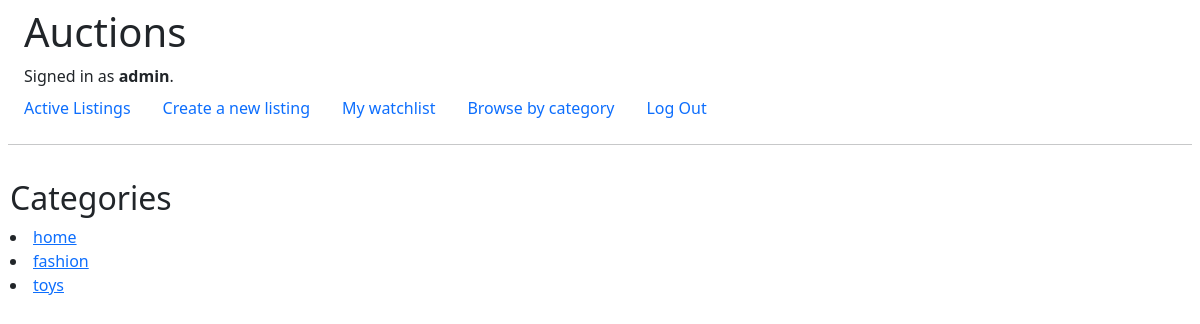
/categories (signed in), run on an earlier commit of the app's database.
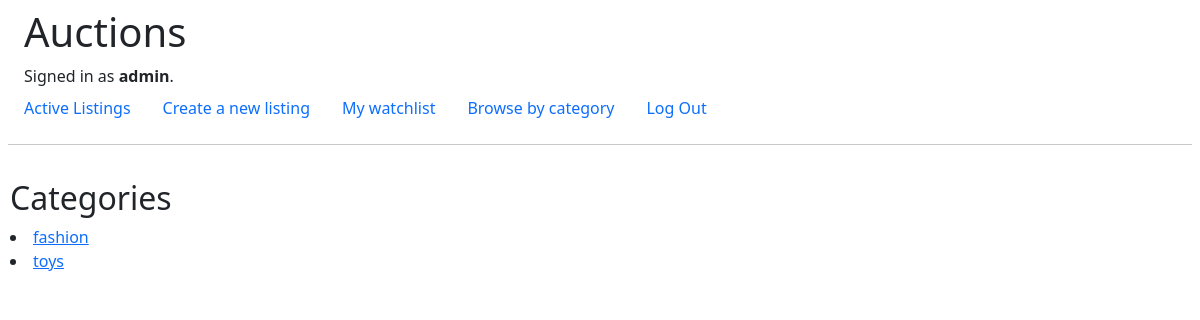
And on a later commit of the database.
### auctions/models.py (models this page shows, shortened)
class AuctionListing(models.Model):
    title = models.CharField(max_length=50)
    user = models.ForeignKey(User, on_delete=models.CASCADE, related_name="user", null=True, default=None)
    description = models.CharField(max_length=100)
    startingbid = models.IntegerField(default=0)
    imageurl = models.URLField()
    type = models.CharField(max_length=20)
    highestbid = models.IntegerField(default=0)
    won = models.BooleanField(default=False)

### auctions/views.py (the view)
# urls.py: path("categories", views.categories, name="categories"),
def categories(request):
    auctionlistings = AuctionListing.objects.filter(won=False)
    categories = set()
    for listing in auctionlistings:
        categories.add(listing.type)
    return render (request, "auctions/categories.html", {
        "categories":categories,
    })

### auctions/templates/auctions/categories.html
{% extends "auctions/layout.html" %}
{% block body %}
<h2>Categories</h2>
    {% for category in categories %}
        <li><a href="{% url 'category' category %}">{{category}}</a></li>
    {% endfor %}
{% endblock %}

What changed in the data, as far as the page shows it:
no longer on this page (row edited): AuctionListing: categories "home"
